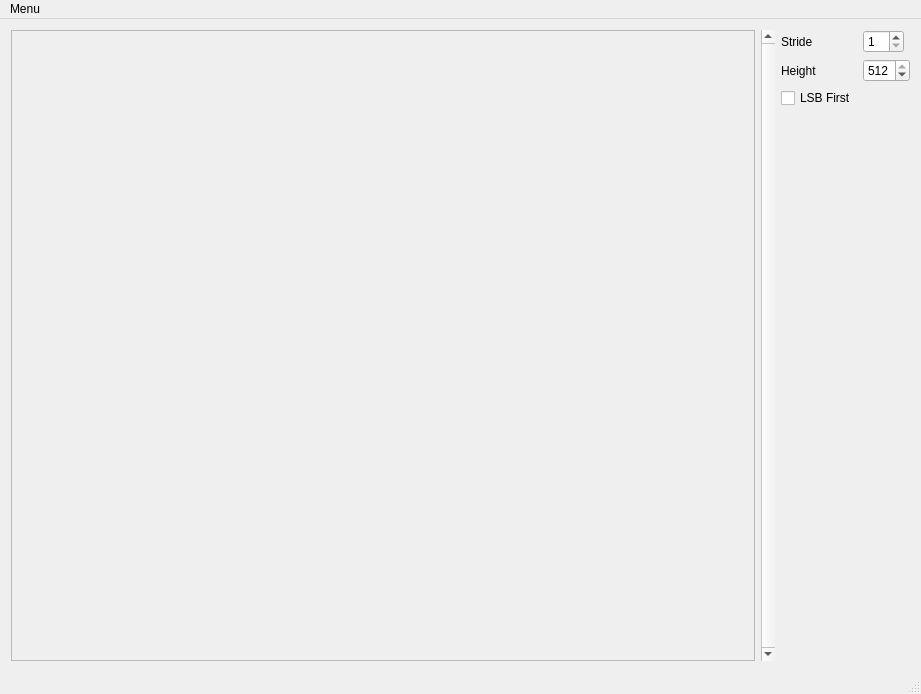
<?xml version="1.0" encoding="UTF-8"?>
<ui version="4.0">
 <class>Bittle</class>
 <widget class="QMainWindow" name="Bittle">
  <property name="geometry">
   <rect>
    <x>0</x>
    <y>0</y>
    <width>921</width>
    <height>694</height>
   </rect>
  </property>
  <property name="windowTitle">
   <string>Bittle</string>
  </property>
  <widget class="QWidget" name="centralWidget">
   <layout class="QVBoxLayout" name="verticalLayout">
    <item>
     <layout class="QHBoxLayout" name="horizontalLayout">
      <item>
       <widget class="QScrollArea" name="scrollArea">
        <property name="sizePolicy">
         <sizepolicy hsizetype="Expanding" vsizetype="Expanding">
          <horstretch>0</horstretch>
          <verstretch>0</verstretch>
         </sizepolicy>
        </property>
        <property name="widgetResizable">
         <bool>true</bool>
        </property>
        <widget class="QWidget" name="imageWidget">
         <property name="geometry">
          <rect>
           <x>0</x>
           <y>0</y>
           <width>434</width>
           <height>634</height>
          </rect>
         </property>
         <layout class="QGridLayout" name="gridLayout">
          <item row="0" column="0">
           <widget class="QLabel" name="imageLabel">
            <property name="sizePolicy">
             <sizepolicy hsizetype="Expanding" vsizetype="Expanding">
              <horstretch>0</horstretch>
              <verstretch>0</verstretch>
             </sizepolicy>
            </property>
            <property name="text">
             <string/>
            </property>
            <property name="alignment">
             <set>Qt::AlignCenter</set>
            </property>
           </widget>
          </item>
         </layout>
        </widget>
       </widget>
      </item>
      <item>
       <widget class="QScrollBar" name="offsetHandleBar">
        <property name="minimum">
         <number>0</number>
        </property>
        <property name="maximum">
         <number>0</number>
        </property>
        <property name="value">
         <number>0</number>
        </property>
        <property name="tracking">
         <bool>true</bool>
        </property>
        <property name="orientation">
         <enum>Qt::Vertical</enum>
        </property>
        <property name="invertedAppearance">
         <bool>false</bool>
        </property>
        <property name="invertedControls">
         <bool>false</bool>
        </property>
       </widget>
      </item>
      <item>
       <layout class="QFormLayout" name="formLayout">
        <property name="fieldGrowthPolicy">
         <enum>QFormLayout::FieldsStayAtSizeHint</enum>
        </property>
        <property name="formAlignment">
         <set>Qt::AlignLeading|Qt::AlignLeft|Qt::AlignTop</set>
        </property>
        <item row="1" column="0">
         <widget class="QLabel" name="lblImageWidth">
          <property name="text">
           <string>Stride</string>
          </property>
         </widget>
        </item>
        <item row="1" column="1">
         <widget class="QSpinBox" name="spinImageStride">
          <property name="minimum">
           <number>1</number>
          </property>
          <property name="maximum">
           <number>32</number>
          </property>
          <property name="singleStep">
           <number>1</number>
          </property>
          <property name="value">
           <number>1</number>
          </property>
         </widget>
        </item>
        <item row="3" column="0">
         <widget class="QLabel" name="lblImageHeight">
          <property name="text">
           <string>Height</string>
          </property>
         </widget>
        </item>
        <item row="3" column="1">
         <widget class="QSpinBox" name="spinImageHeight">
          <property name="minimum">
           <number>1</number>
          </property>
          <property name="maximum">
           <number>512</number>
          </property>
          <property name="singleStep">
           <number>1</number>
          </property>
          <property name="value">
           <number>512</number>
          </property>
         </widget>
        </item>
        <item row="4" column="0">
         <widget class="QCheckBox" name="checkBox">
          <property name="text">
           <string>LSB First</string>
          </property>
         </widget>
        </item>
       </layout>
      </item>
     </layout>
    </item>
   </layout>
  </widget>
  <widget class="QMenuBar" name="menuBar">
   <property name="geometry">
    <rect>
     <x>0</x>
     <y>0</y>
     <width>921</width>
     <height>20</height>
    </rect>
   </property>
   <widget class="QMenu" name="menuMenu">
    <property name="title">
     <string>Menu</string>
    </property>
    <addaction name="actionOuvrir"/>
   </widget>
   <addaction name="menuMenu"/>
  </widget>
  <widget class="QStatusBar" name="statusBar"/>
  <action name="actionOuvrir">
   <property name="text">
    <string>Ouvrir</string>
   </property>
  </action>
 </widget>
 <layoutdefault spacing="6" margin="11"/>
 <resources/>
 <connections>
  <connection>
   <sender>spinImageStride</sender>
   <signal>valueChanged(int)</signal>
   <receiver>Bittle</receiver>
   <slot>on_width_changed(int)</slot>
   <hints>
    <hint type="sourcelabel">
     <x>570</x>
     <y>56</y>
    </hint>
    <hint type="destinationlabel">
     <x>466</x>
     <y>316</y>
    </hint>
   </hints>
  </connection>
  <connection>
   <sender>spinImageHeight</sender>
   <signal>valueChanged(int)</signal>
   <receiver>Bittle</receiver>
   <slot>on_height_changed(int)</slot>
   <hints>
    <hint type="sourcelabel">
     <x>570</x>
     <y>88</y>
    </hint>
    <hint type="destinationlabel">
     <x>466</x>
     <y>316</y>
    </hint>
   </hints>
  </connection>
  <connection>
   <sender>offsetHandleBar</sender>
   <signal>valueChanged(int)</signal>
   <receiver>Bittle</receiver>
   <slot>on_offset_changed(int)</slot>
   <hints>
    <hint type="sourcelabel">
     <x>484</x>
     <y>345</y>
    </hint>
    <hint type="destinationlabel">
     <x>466</x>
     <y>316</y>
    </hint>
   </hints>
  </connection>
  <connection>
   <sender>checkBox</sender>
   <signal>stateChanged(int)</signal>
   <receiver>Bittle</receiver>
   <slot>on_lsb_changed(int)</slot>
   <hints>
    <hint type="sourcelabel">
     <x>592</x>
     <y>111</y>
    </hint>
    <hint type="destinationlabel">
     <x>466</x>
     <y>316</y>
    </hint>
   </hints>
  </connection>
 </connections>
 <slots>
  <slot>on_width_changed(int)</slot>
  <slot>on_height_changed(int)</slot>
  <slot>on_offset_changed(int)</slot>
  <slot>on_lsb_changed(int)</slot>
 </slots>
</ui>
